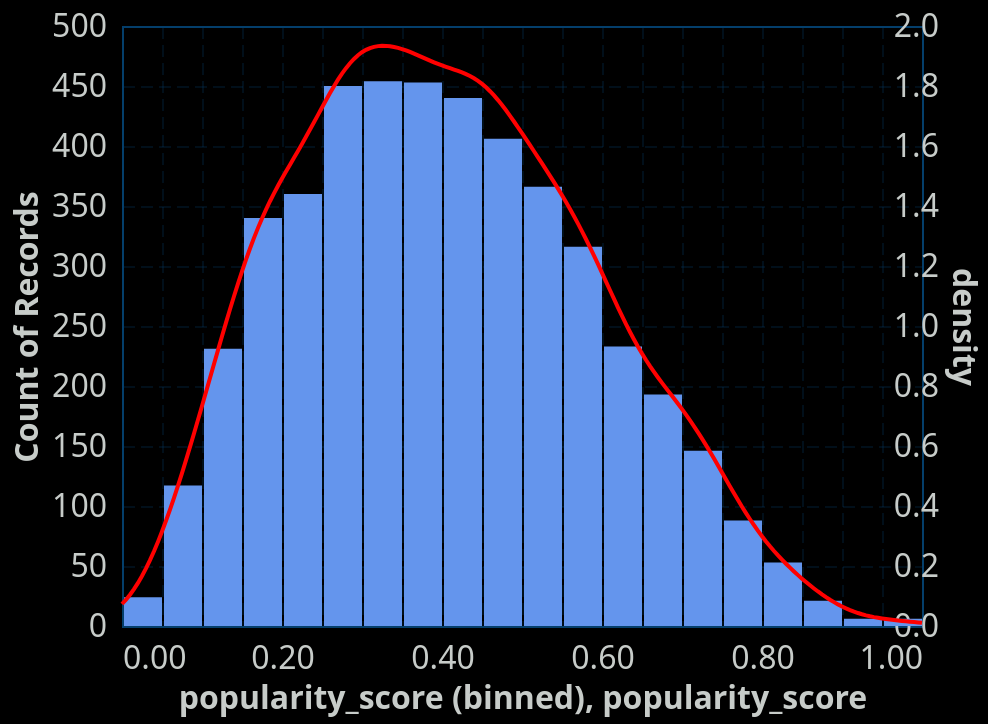

Describe this chart as a Vega-Lite specification.
### Vega-Lite specification from a JSON file in a GitHub repository (floating-point values rounded to 4 significant figures; data arrays with more than 128 entries replaced by an {"elided": "..."} marker saying what was removed)
{"config": {"view": {"continuousWidth": 400, "continuousHeight": 300, "stroke": "#043f6b", "strokeWidth": 1}, "background": "#000000", "mark": {"color": "#6495ED"}, "arc": {"fill": "#6495ED"}, "area": {"fill": "#6495ED", "line": true, "fillOpacity": 0.1}, "line": {"stroke": "#6495ED", "strokeWidth": 2}, "path": {"stroke": "#6495ED"}, "rect": {"fill": "#6495ED"}, "shape": {"stroke": "#6495ED"}, "symbol": {"fill": "#6495ED"}, "title": {"color": "#C7CCC9", "anchor": "start", "dy": -15, "fontSize": 16, "font": "IBM Plex Sans,system-ui,-apple-system,BlinkMacSystemFont,\".sfnstext-regular\",sans-serif", "fontWeight": 600}, "axisBand": {"grid": false}, "axis": {"labelColor": "#C7CCC9", "labelFontSize": 16, "labelFont": "IBM Plex Sans Condensed, system-ui, -apple-system, BlinkMacSystemFont, \".SFNSText-Regular\", sans-serif", "labelFontWeight": 400, "titleColor": "#C7CCC9", "titleFontWeight": 600, "titleFontSize": 16, "grid": true, "gridColor": "#043f6b", "labelAngle": 0, "domainColor": null, "tickColor": null, "labelPadding": 2, "tickSize": 6, "tickWidth": 0.5, "gridOpacity": 1, "gridZ": 1}, "axisX": {"gridDash": [6, 3], "gridWidth": 0.25, "gridColor": "#043f6b", "labelAngle": 0}, "axisY": {"gridDash": [6, 3], "gridWidth": 0.25, "gridColor": "#043f6b"}, "layer": {"grid": 1, "mark": 0}, "legend": {"labelFontSize": 11, "padding": 1, "symbolType": "square", "labelColor": "#C7CCC9", "titleColor": "#C7CCC9"}, "style": {"guide-label": {"font": "IBM Plex Sans,system-ui,-apple-system,BlinkMacSystemFont,\".sfnstext-regular\",sans-serif", "fill": "#C7CCC9", "fontWeight": 400}, "guide-title": {"font": "IBM Plex Sans,system-ui,-apple-system,BlinkMacSystemFont,\".sfnstext-regular\",sans-serif", "fill": "#C7CCC9", "fontWeight": 400}}, "range": {"category": ["#33a8c7ff", "#52e3e1ff", "#a0e426ff", "#fdf148ff", "#ffab00ff", "#f77976ff", "#f050aeff", "#d883ffff", "#9336fdff"]}}, "layer": [{"data": {"name": "data-385f87b5602607d457ab93dd234e48a0"}, "mark": {"type": "bar"}, "encoding": {"x": {"bin": {"maxbins": 30}, "field": "popularity_score", "type": "quantitative"}, "y": {"aggregate": "count", "type": "quantitative"}}}, {"data": {"name": "data-385f87b5602607d457ab93dd234e48a0"}, "mark": {"type": "line", "color": "red"}, "encoding": {"x": {"field": "popularity_score", "type": "quantitative"}, "y": {"field": "density", "type": "quantitative"}}, "transform": [{"density": "popularity_score", "as": ["popularity_score", "density"]}]}], "resolve": {"scale": {"y": "independent"}}, "width": 400, "$schema": "https://vega.github.io/schema/vega-lite/v5.20.1.json", "datasets": {"data-385f87b5602607d457ab93dd234e48a0": {"elided": "4703 records"}}}
